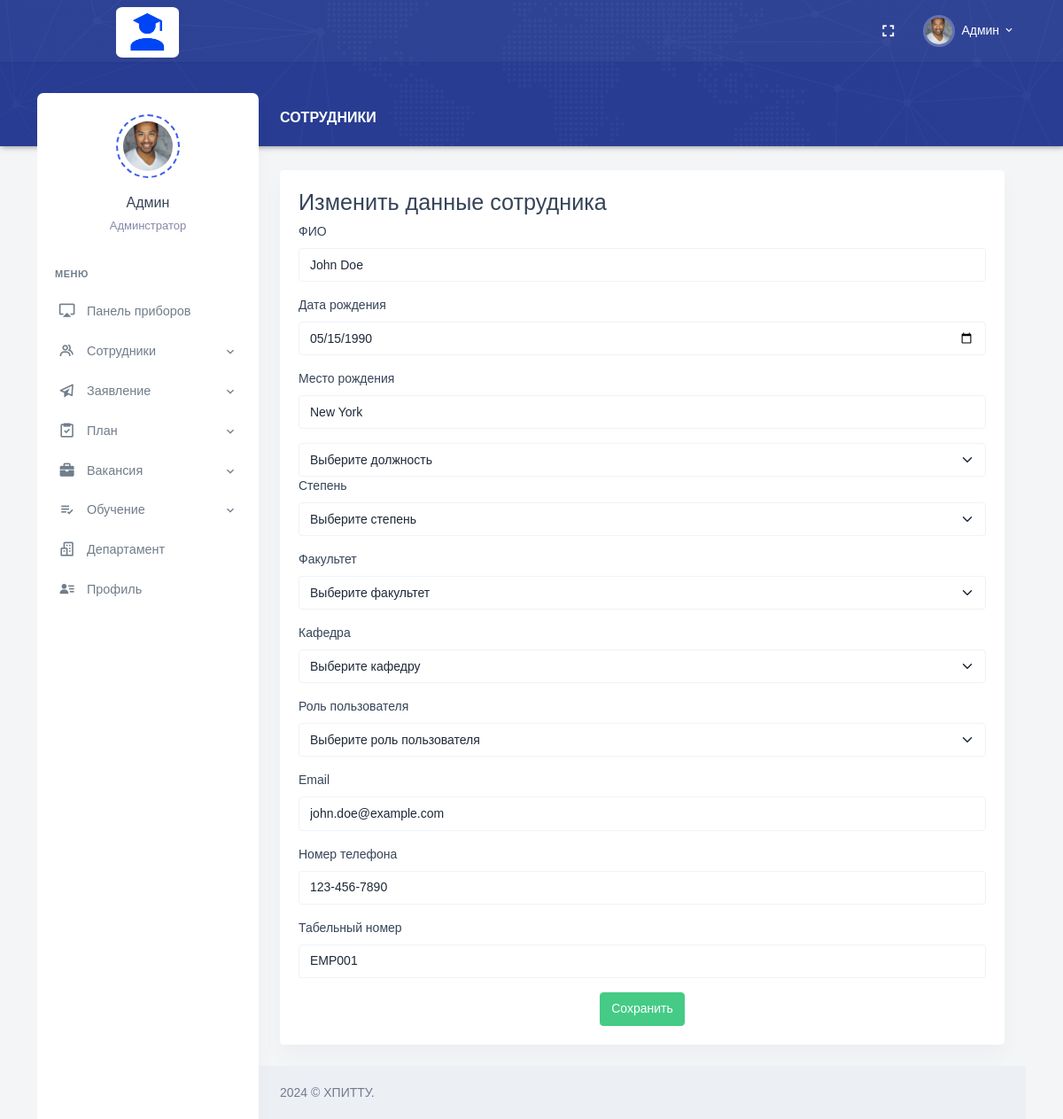
The page /University_HR/update-employee.php?id=1 on the database as committed earlier.
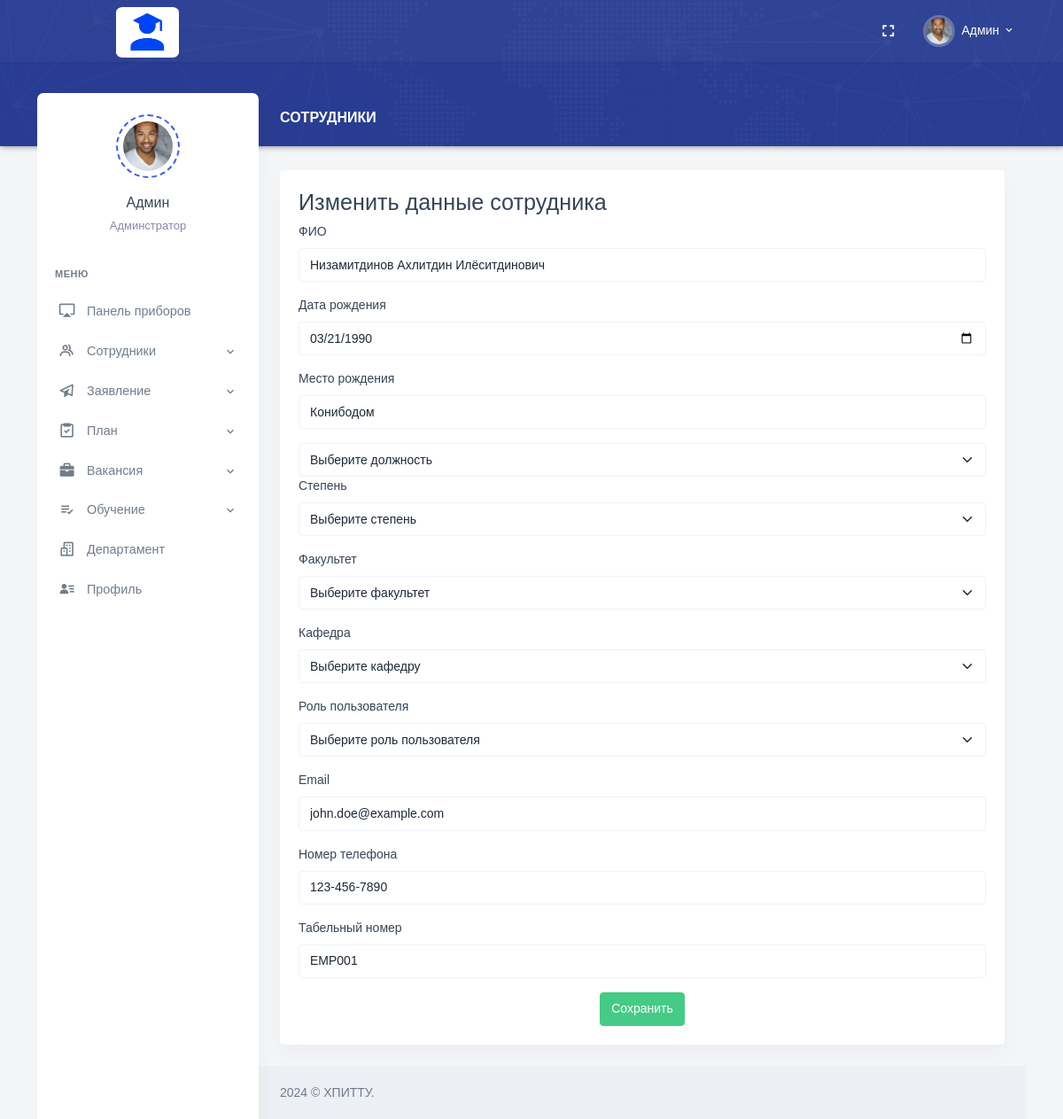
The same page on the database as committed later.
### tables this page shows
CREATE TABLE `employees` (
  `Employee_Id` int NOT NULL AUTO_INCREMENT,
  `Full_Name` varchar(255) DEFAULT NULL,
  `Date_of_Birth` date DEFAULT NULL,
  `Place_of_Birth` varchar(255) DEFAULT NULL,
  `Position_Id` int DEFAULT NULL,
  `Degree_Id` int DEFAULT NULL,
  `Faculty_Id` int DEFAULT NULL,
  `Department_Id` int DEFAULT NULL,
  `User_Role_Id` int DEFAULT NULL,
  `Email` varchar(255) DEFAULT NULL,
  `Phone_Number` varchar(20) DEFAULT NULL,
  `Employee_Number` varchar(20) DEFAULT NULL,
  `Date_Added` date DEFAULT NULL,
  `Path_Photo` varchar(255) DEFAULT NULL,
  `Username` varchar(255) DEFAULT NULL,
  `Password` varchar(255) DEFAULT NULL,
  PRIMARY KEY (`Employee_Id`),
  KEY `Degree_Id` (`Degree_Id`),
  KEY `Faculty_Id` (`Faculty_Id`),
  KEY `Department_Id` (`Department_Id`),
  KEY `User_Role_Id` (`User_Role_Id`),
  KEY `employees_ibfk_1` (`Position_Id`),
  CONSTRAINT `employees_ibfk_1` FOREIGN KEY (`Position_Id`) REFERENCES `positions` (`Position_Id`) ON DELETE CASCADE ON UPDATE CASCADE,
  CONSTRAINT `employees_ibfk_2` FOREIGN KEY (`Degree_Id`) REFERENCES `degrees` (`Degree_Id`) ON DELETE CASCADE ON UPDATE CASCADE,
  CONSTRAINT `employees_ibfk_3` FOREIGN KEY (`Faculty_Id`) REFERENCES `faculties` (`Faculty_Id`) ON DELETE CASCADE ON UPDATE CASCADE,
  CONSTRAINT `employees_ibfk_4` FOREIGN KEY (`Department_Id`) REFERENCES `departments` (`Department_Id`) ON DELETE CASCADE ON UPDATE CASCADE,
  CONSTRAINT `employees_ibfk_5` FOREIGN KEY (`User_Role_Id`) REFERENCES `user_roles` (`User_Role_Id`) ON DELETE CASCADE ON UPDATE CASCADE
);

### University_HR/update-employee.php (the view, shortened to what this page needs)
<?php
require_once "header.php";
?>
<?php
require_once "conn.php";
if(isset($_GET['id'])) {
    $employeeId = $_GET['id'];
    $sql = "SELECT * FROM employees WHERE Employee_Id = $employeeId";
    $result = mysqli_query($conn, $sql);
    if(mysqli_num_rows($result) == 1) {
        $row = mysqli_fetch_assoc($result);
        $fullName = $row["Full_Name"];
        $dateOfBirth = $row["Date_of_Birth"];
        $placeOfBirth = $row["Place_of_Birth"];
        $email = $row["Email"];
        $phoneNumber = $row["Phone_Number"];
        $employeeNumber = $row["Employee_Number"];
    } else {
        echo "Сотрудник не найден.";
        exit;
    }
} else {
    echo "Неверный запрос.";
    exit;
}
?>
<div class="main-content">
    <div class="page-content">
        <div class="row">
            <div class="col-12">
                <div class="page-title-box d-flex align-items-center justify-content-between">
                    <h4 class="page-title mb-0 font-size-18">Сотрудники</h4>
                </div>
            </div>
        </div>
        <div class="row">
            <div class="col-lg-12">
                <div class="card">
                    <div class="card-body">
                        <h3>Изменить данные сотрудника</h3>
                        <form method="post" class="custom-validation">
                            <div class="mb-3">
                                <label class="form-label">ФИО</label>
                                <input type="text" class="form-control mb-3" name="full_name"
                                    value="<?php echo isset($fullName) ? $fullName : ''; ?>" required
                                    placeholder="Введите ФИО">
                            </div>
                            <div class="mb-3">
                                <label class="form-label">Дата рождения</label>
                                <input type="date" class="form-control" name="date_of_birth"
                                    value="<?php echo $dateOfBirth; ?>" required>
                            </div>
                            <div class="mb-3">
                                <label class="form-label">Место рождения</label>
                                <input type="text" class="form-control" name="place_of_birth"
                                    value="<?php echo $placeOfBirth; ?>" required placeholder="Введите место рождения">
                            </div>
                            <select class="form-select" name="position_id" required>
                                <option disabled selected>Выберите должность</option>
                            </select>
                            <div class="mb-3">
                                <label class="form-label">Степень</label>
                                <select class="form-select" name="degree_id" required>
                                    <option disabled selected>Выберите степень</option>
                                </select>
                            </div>
                            <div class="mb-3">
                                <label class="form-label">Факультет</label>
                                <select class="form-select" name="faculty_id" required>
                                    <option disabled selected>Выберите факультет</option>
                                </select>
                            </div>
                            <div class="mb-3">
                                <label class="form-label">Кафедра</label>
                                <select class="form-select" name="department_id" required>
                                    <option disabled selected>Выберите кафедру</option>
                                </select>
                            </div>
                            <div class="mb-3">
                                <label class="form-label">Роль пользователя</label>
                                <select class="form-select" name="user_role_id" required>
                                    <option disabled selected>Выберите роль пользователя</option>
                                </select>
                            </div>
                            <div class="mb-3">
                                <label class="form-label">Email</label>
                                <input type="email" class="form-control" name="email" value="<?php echo $email; ?>"
                                    required placeholder="Введите email">
                            </div>
                            <div class="mb-3">
                                <label class="form-label">Номер телефона</label>
                                <input type="tel" class="form-control" name="phone_number"
                                    value="<?php echo $phoneNumber; ?>" required placeholder="Введите номер телефона">
                            </div>
                            <div class="mb-3">
                                <label class="form-label">Табельный номер</label>
                                <input type="text" class="form-control" name="employee_number"
                                    value="<?php echo $employeeNumber; ?>" required
                                    placeholder="Введите табельный номер">
                            </div>
                            <div class="text-center">
                                <button type="submit"
                                    class="btn btn-success waves-effect waves-light">Сохранить</button>
                            </div>
                        </form>
                    </div>
                </div>
            </div>
        </div>
    </div>
    <?php
require_once "footer.php";
?>

### University_HR/header.php (shortened to what this page needs)
<!doctype html>
<html lang="en">
<head>
    <link href="../assets/css/bootstrap.min.css" id="bootstrap-style" rel="stylesheet" type="text/css" />
    <link href="../assets/css/app.min.css" id="app-style" rel="stylesheet" type="text/css" />
    <link href="../assets/libs/datatables.net-bs4/css/dataTables.bootstrap4.min.css" rel="stylesheet" type="text/css" />
    <link href="../assets/libs/datatables.net-buttons-bs4/css/buttons.bootstrap4.min.css" rel="stylesheet" type="text/css" />
    <link href="../assets/libs/datatables.net-responsive-bs4/css/responsive.bootstrap4.min.css" rel="stylesheet" type="text/css" />
    <link href="../assets/css/icons.min.css" rel="stylesheet" type="text/css" />
</head>
<body data-layout="detached" data-topbar="colored">
    <div class="container-fluid">
        <div id="layout-wrapper">
            <header id="page-topbar">
                <div class="navbar-header">
                    <div class="container-fluid">
                        <div class="float-end">
                            <div class="dropdown d-none d-lg-inline-block ms-1">
                                <button type="button" class="btn header-item noti-icon waves-effect"
                                    data-toggle="fullscreen">
                                    <i class="mdi mdi-fullscreen"></i>
                                </button>
                            </div>
                            <div class="dropdown d-inline-block">
                                <button type="button" class="btn header-item waves-effect"
                                    id="page-header-user-dropdown" data-bs-toggle="dropdown" aria-haspopup="true"
                                    aria-expanded="false">
                                    <img class="rounded-circle header-profile-user"
                                        src="../assets/images/users/avatar-2.jpg" alt="Header Avatar">
                                    <span class="d-none d-xl-inline-block ms-1">Админ</span>
                                    <i class="mdi mdi-chevron-down d-none d-xl-inline-block"></i>
                                </button>
                            </div>
                        </div>
                        <div>
                            <div class="navbar-brand-box">
                                <a href="index.php" class="logo logo-light" style="margin-left: 65px;">
                                    <span class="logo-lg">
                                        <img src="../assets/images/LogoEX.png" alt="" height="57"
                                            style="border-radius: 10%;">
                                    </span>
                                </a>
                            </div>
                        </div>
                    </div>
            </header>
            <div class="vertical-menu">
                <div class="h-100">
                    <div class="user-wid text-center py-4">
                        <div class="user-img">
                            <img src="../assets/images/users/avatar-2.jpg" alt=""
                                class="avatar-md mx-auto rounded-circle">
                        </div>
                        <div class="mt-3">
                            <a href="#" class="text-reset fw-medium font-size-16">Админ</a>
                            <p class="text-muted mt-1 mb-0 font-size-13">Админстратор</p>
                        </div>
                    </div>
                    <div id="sidebar-menu">
                        <ul class="metismenu list-unstyled" id="side-menu">
                            <li class="menu-title">Меню</li>
                            <li>
                                <a href="index.php" class="waves-effect">
                                    <i class="mdi mdi-airplay"></i>
                                    <span>Панель приборов</span>
                                </a>
                            </li>
                            <li>
                                <a href="javascript: void(0);" class="has-arrow waves-effect">
                                    <i class="bx bx-group"></i>
                                    <span>Сотрудники</span>
                                </a>
                            </li>
                            <li>
                                <a href="javascript: void(0);" class="has-arrow waves-effect">
                                    <i class="bx bx-paper-plane"></i>
                                    <span>Заявление</span>
                                </a>
                            </li>
                            <li>
                                <a href="javascript: void(0);" class="has-arrow waves-effect">
                                    <i class="bx bx-task"></i>
                                    <span>План</span>
                                </a>
                            </li>
                            <li>
                                <a href="javascript: void(0);" class="has-arrow waves-effect">
                                    <i class="bx bxs-briefcase"></i>
                                    <span>Вакансия</span>
                                </a>
                            </li>
                            <li>
                                <a href="javascript: void(0);" class="has-arrow waves-effect">
                                    <i class="bx bx-list-check"></i>
                                    <span>Обучение</span>
                                </a>
                            </li>
                            <li>
                                <a href="departament.php" class="waves-effect">
                                    <i class="bx bx-buildings"></i>
                                    <span>Департамент</span>
                                </a>
                            </li>
                            <li>
                                <a href="profile.php" class="waves-effect">
                                    <i class="bx bxs-user-detail"></i>
                                    <span>Профиль</span>
                                </a>
                            </li>
                    </div>
                </div>
            </div>

### University_HR/footer.php (shortened to what this page needs)
<footer class="footer">
                <div class="container-fluid">
                    <div class="row">
                        <div class="col-sm-6">
                            <script>document.write(new Date().getFullYear())</script> © ХПИТТУ.
                        </div>
                        <div class="col-sm-6">
                        </div>
                    </div>
                </div>
            </footer>
        </div>
    </div>
</div>
</body>
</html>

Rows that differ between the two databases and show on the page:
changed employees "john.doe@example.com": full_name "John Doe" → "Низамитдинов Ахлитдин Илёситдинович"; date_of_birth "05/15/1990" → "03/21/1990"; place_of_birth "New York" → "Конибодом"
